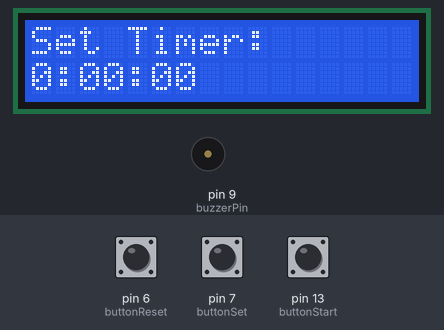
Recording of a sketch running on a simulated Arduino Uno, built with avr-gcc and run on an emulated ATmega328P. Shown: 16×2 character LCD, buzzer (waves = sounding). The test bench sets the inputs (shaded band); at power-on: pin 13 (buttonStart) HIGH, pin 7 (buttonSet) HIGH, pin 6 (buttonReset) HIGH.

Above: at 1.2 s.
1.3 s: pin 13 (buttonStart) pulled LOW for 0.15 s
At 3.5 s:
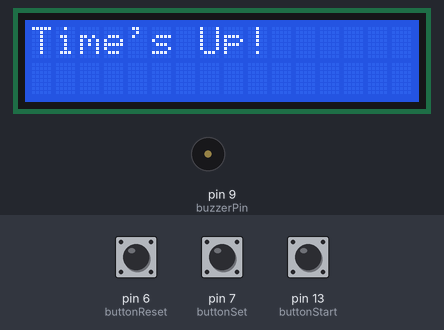
3.8 s: pin 7 (buttonSet) pulled LOW for 3.2 s
At 7.3 s:
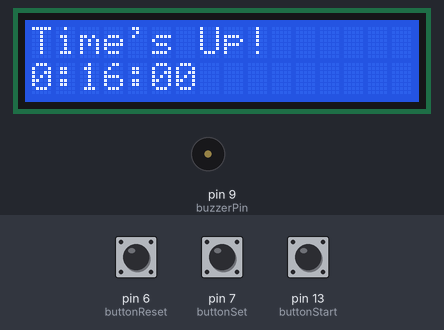
8.5 s: pin 13 (buttonStart) pulled LOW for 1 s
At 9.3 s:
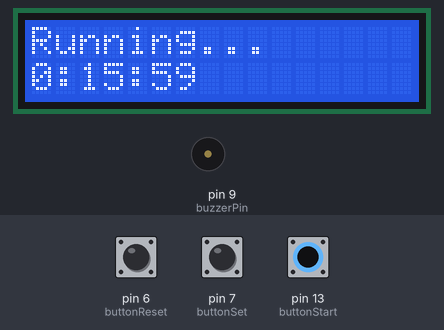
12.5 s: pin 6 (buttonReset) pulled LOW for 0.15 s
At 13.5 s:
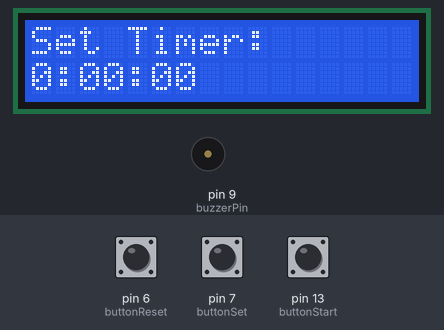
14.2 s: pin 7 (buttonSet) pulled LOW for 0.15 s
At 14.7 s:
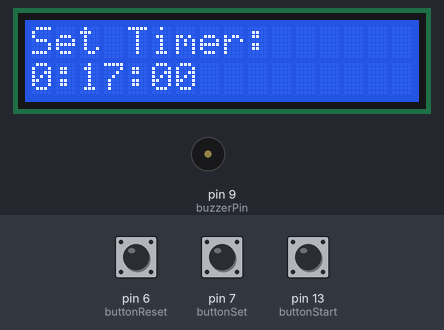
15.9 s: pin 7 (buttonSet) driven LOW and pin 13 (buttonStart) driven LOW
At 16.81 s:
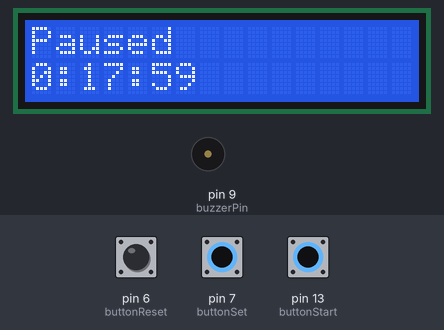
Timing chart, 0 to 18.9 s (numbered marks = the images above; inputs shaded):
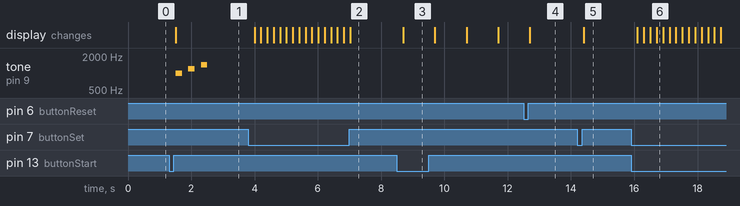

The sketch:

Timer_with_buzzer.ino
```cpp
#include <LiquidCrystal.h>

// Initialize the library with the numbers of the interface pins
LiquidCrystal lcd(12, 11, 5, 4, 3, 2);

const int buzzerPin = 9;      // Pin for the buzzer
const int buttonReset = 6;    // Pin for reset button
const int buttonSet = 7;      // Pin for timer set button
const int buttonStart = 13;    // Pin for start/pause/resume button - pin 8 unstable so using pin 13 instead, note that it toggles onboard LED

unsigned long timerDuration = 0; // Timer duration in milliseconds
unsigned long startTime = 0;     // Start time
unsigned long timePaused = 0;    // Time elapsed during pause
bool timerRunning = false;       // Timer state
bool timerPaused = false;        // Pause state
bool timerInitialized = false;   // Timer initialized flag
bool startButtonPressed = false; // Start button press flag to prevent immediate 'Time's Up!' & buzzer sound

void setup() {
  // Set up pins
  pinMode(buzzerPin, OUTPUT);
  pinMode(buttonSet, INPUT_PULLUP);
  pinMode(buttonStart, INPUT_PULLUP);
  pinMode(buttonReset, INPUT_PULLUP);

  // Initialize the LCD
  lcd.begin(16, 2); // Set LCD dimensions (16x2)
  lcd.print("Set Timer:"); // Display "Set Timer:"
  lcd.setCursor(0, 1); // Move to the second row
  lcd.print("0:00:00"); // Display "0:00:00" initially
}

void loop() {
  static int minutes = 0; // Store minutes

  // Set timer duration
  if (digitalRead(buttonSet) == LOW) {
    delay(200); // Debounce delay
    minutes = (minutes + 1) % 600; // Max 10 hours (600 minutes)
    lcd.setCursor(0, 1);
    lcd.print(minutes / 60); // Display hours
    lcd.print(":");
    if (minutes % 60 < 10) lcd.print("0"); // Add leading zero for minutes < 10
    lcd.print(minutes % 60);
    lcd.print(":00"); // Display seconds as 00
    timerInitialized = false; // Reset timer initialized flag on set
    startButtonPressed = false; // Reset start button press flag
  }

  // Start/Pause/Resume timer
  if (digitalRead(buttonStart) == LOW) {
    delay(200); // Debounce delay

    if (!startButtonPressed) {
      startButtonPressed = true; // Set the flag when start button is first pressed
      if (!timerRunning) {
        // Start the timer
        timerDuration = minutes * 60000; // Convert minutes to milliseconds
        startTime = millis();
        timerRunning = true;
        timerPaused = false;
        timePaused = 0;
        lcd.clear();
        lcd.print("Running...");
        timerInitialized = true; // Mark timer as initialized
      } else if (timerRunning && !timerPaused) {
        // Pause the timer
        timerPaused = true;
        timePaused = millis() - startTime; // Save elapsed time
        lcd.clear();
        lcd.print("Paused");
        // Display the current time when paused, and freeze it on the second row
        unsigned long pausedElapsed = millis() - startTime;
        unsigned long remaining = timerDuration - pausedElapsed;
        int hours = remaining / 3600000;
        int minutes = (remaining % 3600000) / 60000;
        int seconds = (remaining % 60000) / 1000;

        lcd.setCursor(0, 1);
        lcd.print(hours);
        lcd.print(":");
        if (minutes < 10) lcd.print("0");
        lcd.print(minutes);
        lcd.print(":");
        if (seconds < 10) lcd.print("0");
        lcd.print(seconds); // Keep this time on the second row while paused
      } else if (timerRunning && timerPaused) {
        // Resume the timer
        timerPaused = false;
        startTime = millis() - timePaused; // Adjust start time
        lcd.clear();
        lcd.print("Running...");
      }
    }
  }

  // Reset the timer if reset button is pressed
  if (digitalRead(buttonReset) == LOW) {
    delay(200); // Debounce delay
    timerRunning = false;  // Stop the timer
    timerPaused = false;   // Un-pause if it's paused
    timePaused = 0;        // Reset pause time
    lcd.clear();
    lcd.print("Set Timer:"); // Reset display to set time mode
    lcd.setCursor(0, 1);
    lcd.print("0:00:00"); // Display "0:00:00" initially
    timerInitialized = false; // Reset the initialized flag
    startButtonPressed = false; // Reset the start button press flag
  }

  // Timer countdown (only active when running and not paused)
  if (timerRunning && !timerPaused && timerInitialized) {
    unsigned long elapsed = millis() - startTime;
    unsigned long remaining = timerDuration - elapsed;

    // Calculate hours, minutes, and seconds remaining
    int hours = remaining / 3600000;
    int minutes = (remaining % 3600000) / 60000;
    int seconds = (remaining % 60000) / 1000;

    // Display the remaining time
    lcd.setCursor(0, 1);
    lcd.print(hours);
    lcd.print(":");
    if (minutes < 10) lcd.print("0");
    lcd.print(minutes);
    lcd.print(":");
    if (seconds < 10) lcd.print("0");
    lcd.print(seconds);

    // Check if the timer is complete
    if (elapsed >= timerDuration) {
      timerRunning = false;
      lcd.clear();
      lcd.print("Time's Up!");
      // Buzzer alert with increasing tone frequency
      for (int i = 0; i < 3; i++) {
        tone(buzzerPin, 1000 + (i * 200)); // Increase frequency for each buzz
        delay(200);
        noTone(buzzerPin);    // Stop tone
        delay(200);
      }
    }
  }
}
```

Measured:
- after the input at 1.3 s, tone on pin 9 (buzzerPin): plays 1000 Hz for 0.20 s, 1200 Hz for 0.20 s, 1400 Hz for 0.20 s, starting after 0.21 s; the display: changes after 0.21 s (image 1)
- after the input at 3.8 s, the display: first changes after 0.20 s (image 2 shows a later state)
- after the input at 8.5 s, the display: changes after 0.21 s (image 3)
- after the input at 12.5 s, the display: changes after 0.20 s (image 4)
- after the input at 14.2 s, the display: changes after 0.20 s (image 5)
- after the input at 15.9 s, the display: first changes after 0.20 s (image 6 shows a later state)
